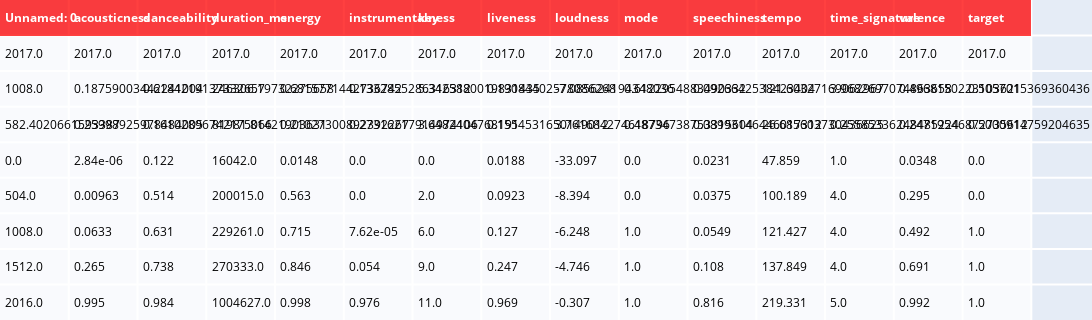

The cell this chart's notebook holds for it:
### Code cell
colorscale = [[0, 'red'],[.5, 'white'],[1, '#ffffff']]
table=ff.create_table(df.describe(),height_constant=30,colorscale=colorscale)
table.layout.width=2400
py.iplot(table)

### Figure 1 — Plotly figure (JSON) as saved in the notebook; plotly's stock layout.template omitted (floating-point values rounded to 4 significant figures; data arrays with more than 128 entries replaced by an {"elided": "..."} marker saying what was removed)
{"data": [{"colorscale": [[0, "red"], [0.5, "white"], [1, "#ffffff"]], "hoverinfo": "none", "opacity": 0.75, "showscale": false, "type": "heatmap", "z": {"elided": "9x15 float values"}}], "layout": {"annotations": [{"align": "left", "font": {"color": "#ffffff"}, "showarrow": false, "text": "<b>Unnamed: 0</b>", "x": -0.45, "xanchor": "left", "xref": "x", "y": 0, "yref": "y"}, {"align": "left", "font": {"color": "#ffffff"}, "showarrow": false, "text": "<b>acousticness</b>", "x": 0.55, "xanchor": "left", "xref": "x", "y": 0, "yref": "y"}, {"align": "left", "font": {"color": "#ffffff"}, "showarrow": false, "text": "<b>danceability</b>", "x": 1.55, "xanchor": "left", "xref": "x", "y": 0, "yref": "y"}, {"align": "left", "font": {"color": "#ffffff"}, "showarrow": false, "text": "<b>duration_ms</b>", "x": 2.55, "xanchor": "left", "xref": "x", "y": 0, "yref": "y"}, {"align": "left", "font": {"color": "#ffffff"}, "showarrow": false, "text": "<b>energy</b>", "x": 3.55, "xanchor": "left", "xref": "x", "y": 0, "yref": "y"}, {"align": "left", "font": {"color": "#ffffff"}, "showarrow": false, "text": "<b>instrumentalness</b>", "x": 4.55, "xanchor": "left", "xref": "x", "y": 0, "yref": "y"}, {"align": "left", "font": {"color": "#ffffff"}, "showarrow": false, "text": "<b>key</b>", "x": 5.55, "xanchor": "left", "xref": "x", "y": 0, "yref": "y"}, {"align": "left", "font": {"color": "#ffffff"}, "showarrow": false, "text": "<b>liveness</b>", "x": 6.55, "xanchor": "left", "xref": "x", "y": 0, "yref": "y"}, {"align": "left", "font": {"color": "#ffffff"}, "showarrow": false, "text": "<b>loudness</b>", "x": 7.55, "xanchor": "left", "xref": "x", "y": 0, "yref": "y"}, {"align": "left", "font": {"color": "#ffffff"}, "showarrow": false, "text": "<b>mode</b>", "x": 8.55, "xanchor": "left", "xref": "x", "y": 0, "yref": "y"}, {"align": "left", "font": {"color": "#ffffff"}, "showarrow": false, "text": "<b>speechiness</b>", "x": 9.55, "xanchor": "left", "xref": "x", "y": 0, "yref": "y"}, {"align": "left", "font": {"color": "#ffffff"}, "showarrow": false, "text": "<b>tempo</b>", "x": 10.55, "xanchor": "left", "xref": "x", "y": 0, "yref": "y"}, {"align": "left", "font": {"color": "#ffffff"}, "showarrow": false, "text": "<b>time_signature</b>", "x": 11.55, "xanchor": "left", "xref": "x", "y": 0, "yref": "y"}, {"align": "left", "font": {"color": "#ffffff"}, "showarrow": false, "text": "<b>valence</b>", "x": 12.55, "xanchor": "left", "xref": "x", "y": 0, "yref": "y"}, {"align": "left", "font": {"color": "#ffffff"}, "showarrow": false, "text": "<b>target</b>", "x": 13.55, "xanchor": "left", "xref": "x", "y": 0, "yref": "y"}, {"align": "left", "font": {"color": "#000000"}, "showarrow": false, "text": "2017.0", "x": -0.45, "xanchor": "left", "xref": "x", "y": 1, "yref": "y"}, {"align": "left", "font": {"color": "#000000"}, "showarrow": false, "text": "2017.0", "x": 0.55, "xanchor": "left", "xref": "x", "y": 1, "yref": "y"}, {"align": "left", "font": {"color": "#000000"}, "showarrow": false, "text": "2017.0", "x": 1.55, "xanchor": "left", "xref": "x", "y": 1, "yref": "y"}, {"align": "left", "font": {"color": "#000000"}, "showarrow": false, "text": "2017.0", "x": 2.55, "xanchor": "left", "xref": "x", "y": 1, "yref": "y"}, {"align": "left", "font": {"color": "#000000"}, "showarrow": false, "text": "2017.0", "x": 3.55, "xanchor": "left", "xref": "x", "y": 1, "yref": "y"}, {"align": "left", "font": {"color": "#000000"}, "showarrow": false, "text": "2017.0", "x": 4.55, "xanchor": "left", "xref": "x", "y": 1, "yref": "y"}, {"align": "left", "font": {"color": "#000000"}, "showarrow": false, "text": "2017.0", "x": 5.55, "xanchor": "left", "xref": "x", "y": 1, "yref": "y"}, {"align": "left", "font": {"color": "#000000"}, "showarrow": false, "text": "2017.0", "x": 6.55, "xanchor": "left", "xref": "x", "y": 1, "yref": "y"}, {"align": "left", "font": {"color": "#000000"}, "showarrow": false, "text": "2017.0", "x": 7.55, "xanchor": "left", "xref": "x", "y": 1, "yref": "y"}, {"align": "left", "font": {"color": "#000000"}, "showarrow": false, "text": "2017.0", "x": 8.55, "xanchor": "left", "xref": "x", "y": 1, "yref": "y"}, {"align": "left", "font": {"color": "#000000"}, "showarrow": false, "text": "2017.0", "x": 9.55, "xanchor": "left", "xref": "x", "y": 1, "yref": "y"}, {"align": "left", "font": {"color": "#000000"}, "showarrow": false, "text": "2017.0", "x": 10.55, "xanchor": "left", "xref": "x", "y": 1, "yref": "y"}, {"align": "left", "font": {"color": "#000000"}, "showarrow": false, "text": "2017.0", "x": 11.55, "xanchor": "left", "xref": "x", "y": 1, "yref": "y"}, {"align": "left", "font": {"color": "#000000"}, "showarrow": false, "text": "2017.0", "x": 12.55, "xanchor": "left", "xref": "x", "y": 1, "yref": "y"}, {"align": "left", "font": {"color": "#000000"}, "showarrow": false, "text": "2017.0", "x": 13.55, "xanchor": "left", "xref": "x", "y": 1, "yref": "y"}, {"align": "left", "font": {"color": "#000000"}, "showarrow": false, "text": "1008.0", "x": -0.45, "xanchor": "left", "xref": "x", "y": 2, "yref": "y"}, {"align": "left", "font": {"color": "#000000"}, "showarrow": false, "text": "0.18759003442241004", "x": 0.55, "xanchor": "left", "xref": "x", "y": 2, "yref": "y"}, {"align": "left", "font": {"color": "#000000"}, "showarrow": false, "text": "0.6184219137332657", "x": 1.55, "xanchor": "left", "xref": "x", "y": 2, "yref": "y"}, {"align": "left", "font": {"color": "#000000"}, "showarrow": false, "text": "246306.19732275658", "x": 2.55, "xanchor": "left", "xref": "x", "y": 2, "yref": "y"}, {"align": "left", "font": {"color": "#000000"}, "showarrow": false, "text": "0.6815771442736742", "x": 3.55, "xanchor": "left", "xref": "x", "y": 2, "yref": "y"}, {"align": "left", "font": {"color": "#000000"}, "showarrow": false, "text": "0.1332855286316312", "x": 4.55, "xanchor": "left", "xref": "x", "y": 2, "yref": "y"}, {"align": "left", "font": {"color": "#000000"}, "showarrow": false, "text": "5.3425880019831435", "x": 5.55, "xanchor": "left", "xref": "x", "y": 2, "yref": "y"}, {"align": "left", "font": {"color": "#000000"}, "showarrow": false, "text": "0.19084402578086268", "x": 6.55, "xanchor": "left", "xref": "x", "y": 2, "yref": "y"}, {"align": "left", "font": {"color": "#000000"}, "showarrow": false, "text": "-7.085624194348036", "x": 7.55, "xanchor": "left", "xref": "x", "y": 2, "yref": "y"}, {"align": "left", "font": {"color": "#000000"}, "showarrow": false, "text": "0.6122954883490332", "x": 8.55, "xanchor": "left", "xref": "x", "y": 2, "yref": "y"}, {"align": "left", "font": {"color": "#000000"}, "showarrow": false, "text": "0.0926642538423404", "x": 9.55, "xanchor": "left", "xref": "x", "y": 2, "yref": "y"}, {"align": "left", "font": {"color": "#000000"}, "showarrow": false, "text": "121.60327169062967", "x": 10.55, "xanchor": "left", "xref": "x", "y": 2, "yref": "y"}, {"align": "left", "font": {"color": "#000000"}, "showarrow": false, "text": "3.9682697074863658", "x": 11.55, "xanchor": "left", "xref": "x", "y": 2, "yref": "y"}, {"align": "left", "font": {"color": "#000000"}, "showarrow": false, "text": "0.4968150223103621", "x": 12.55, "xanchor": "left", "xref": "x", "y": 2, "yref": "y"}, {"align": "left", "font": {"color": "#000000"}, "showarrow": false, "text": "0.5057015369360436", "x": 13.55, "xanchor": "left", "xref": "x", "y": 2, "yref": "y"}, {"align": "left", "font": {"color": "#000000"}, "showarrow": false, "text": "582.4020661593387", "x": -0.45, "xanchor": "left", "xref": "x", "y": 3, "yref": "y"}, {"align": "left", "font": {"color": "#000000"}, "showarrow": false, "text": "0.25998925978484005", "x": 0.55, "xanchor": "left", "xref": "x", "y": 3, "yref": "y"}, {"align": "left", "font": {"color": "#000000"}, "showarrow": false, "text": "0.16102896742175066", "x": 1.55, "xanchor": "left", "xref": "x", "y": 3, "yref": "y"}, {"align": "left", "font": {"color": "#000000"}, "showarrow": false, "text": "81981.81421903631", "x": 2.55, "xanchor": "left", "xref": "x", "y": 3, "yref": "y"}, {"align": "left", "font": {"color": "#000000"}, "showarrow": false, "text": "0.21027300892392267", "x": 3.55, "xanchor": "left", "xref": "x", "y": 3, "yref": "y"}, {"align": "left", "font": {"color": "#000000"}, "showarrow": false, "text": "0.27316217914974106", "x": 4.55, "xanchor": "left", "xref": "x", "y": 3, "yref": "y"}, {"align": "left", "font": {"color": "#000000"}, "showarrow": false, "text": "3.6482404768191", "x": 5.55, "xanchor": "left", "xref": "x", "y": 3, "yref": "y"}, {"align": "left", "font": {"color": "#000000"}, "showarrow": false, "text": "0.1554531650149012", "x": 6.55, "xanchor": "left", "xref": "x", "y": 3, "yref": "y"}, {"align": "left", "font": {"color": "#000000"}, "showarrow": false, "text": "3.761684274618796", "x": 7.55, "xanchor": "left", "xref": "x", "y": 3, "yref": "y"}, {"align": "left", "font": {"color": "#000000"}, "showarrow": false, "text": "0.48734738753315604", "x": 8.55, "xanchor": "left", "xref": "x", "y": 3, "yref": "y"}, {"align": "left", "font": {"color": "#000000"}, "showarrow": false, "text": "0.08993146446017312", "x": 9.55, "xanchor": "left", "xref": "x", "y": 3, "yref": "y"}, {"align": "left", "font": {"color": "#000000"}, "showarrow": false, "text": "26.685603730436625", "x": 10.55, "xanchor": "left", "xref": "x", "y": 3, "yref": "y"}, {"align": "left", "font": {"color": "#000000"}, "showarrow": false, "text": "0.25585336248485224", "x": 11.55, "xanchor": "left", "xref": "x", "y": 3, "yref": "y"}, {"align": "left", "font": {"color": "#000000"}, "showarrow": false, "text": "0.24719546872735612", "x": 12.55, "xanchor": "left", "xref": "x", "y": 3, "yref": "y"}, {"align": "left", "font": {"color": "#000000"}, "showarrow": false, "text": "0.5000914759204635", "x": 13.55, "xanchor": "left", "xref": "x", "y": 3, "yref": "y"}, {"align": "left", "font": {"color": "#000000"}, "showarrow": false, "text": "0.0", "x": -0.45, "xanchor": "left", "xref": "x", "y": 4, "yref": "y"}, {"align": "left", "font": {"color": "#000000"}, "showarrow": false, "text": "2.84e-06", "x": 0.55, "xanchor": "left", "xref": "x", "y": 4, "yref": "y"}, {"align": "left", "font": {"color": "#000000"}, "showarrow": false, "text": "0.122", "x": 1.55, "xanchor": "left", "xref": "x", "y": 4, "yref": "y"}, {"align": "left", "font": {"color": "#000000"}, "showarrow": false, "text": "16042.0", "x": 2.55, "xanchor": "left", "xref": "x", "y": 4, "yref": "y"}, {"align": "left", "font": {"color": "#000000"}, "showarrow": false, "text": "0.0148", "x": 3.55, "xanchor": "left", "xref": "x", "y": 4, "yref": "y"}, {"align": "left", "font": {"color": "#000000"}, "showarrow": false, "text": "0.0", "x": 4.55, "xanchor": "left", "xref": "x", "y": 4, "yref": "y"}, {"align": "left", "font": {"color": "#000000"}, "showarrow": false, "text": "0.0", "x": 5.55, "xanchor": "left", "xref": "x", "y": 4, "yref": "y"}, {"align": "left", "font": {"color": "#000000"}, "showarrow": false, "text": "0.0188", "x": 6.55, "xanchor": "left", "xref": "x", "y": 4, "yref": "y"}, {"align": "left", "font": {"color": "#000000"}, "showarrow": false, "text": "-33.097", "x": 7.55, "xanchor": "left", "xref": "x", "y": 4, "yref": "y"}, {"align": "left", "font": {"color": "#000000"}, "showarrow": false, "text": "0.0", "x": 8.55, "xanchor": "left", "xref": "x", "y": 4, "yref": "y"}, {"align": "left", "font": {"color": "#000000"}, "showarrow": false, "text": "0.0231", "x": 9.55, "xanchor": "left", "xref": "x", "y": 4, "yref": "y"}, {"align": "left", "font": {"color": "#000000"}, "showarrow": false, "text": "47.859", "x": 10.55, "xanchor": "left", "xref": "x", "y": 4, "yref": "y"}, {"align": "left", "font": {"color": "#000000"}, "showarrow": false, "text": "1.0", "x": 11.55, "xanchor": "left", "xref": "x", "y": 4, "yref": "y"}, {"align": "left", "font": {"color": "#000000"}, "showarrow": false, "text": "0.0348", "x": 12.55, "xanchor": "left", "xref": "x", "y": 4, "yref": "y"}, {"align": "left", "font": {"color": "#000000"}, "showarrow": false, "text": "0.0", "x": 13.55, "xanchor": "left", "xref": "x", "y": 4, "yref": "y"}, {"align": "left", "font": {"color": "#000000"}, "showarrow": false, "text": "504.0", "x": -0.45, "xanchor": "left", "xref": "x", "y": 5, "yref": "y"}, {"align": "left", "font": {"color": "#000000"}, "showarrow": false, "text": "0.00963", "x": 0.55, "xanchor": "left", "xref": "x", "y": 5, "yref": "y"}, {"align": "left", "font": {"color": "#000000"}, "showarrow": false, "text": "0.514", "x": 1.55, "xanchor": "left", "xref": "x", "y": 5, "yref": "y"}, {"align": "left", "font": {"color": "#000000"}, "showarrow": false, "text": "200015.0", "x": 2.55, "xanchor": "left", "xref": "x", "y": 5, "yref": "y"}, {"align": "left", "font": {"color": "#000000"}, "showarrow": false, "text": "0.563", "x": 3.55, "xanchor": "left", "xref": "x", "y": 5, "yref": "y"}, {"align": "left", "font": {"color": "#000000"}, "showarrow": false, "text": "0.0", "x": 4.55, "xanchor": "left", "xref": "x", "y": 5, "yref": "y"}, {"align": "left", "font": {"color": "#000000"}, "showarrow": false, "text": "2.0", "x": 5.55, "xanchor": "left", "xref": "x", "y": 5, "yref": "y"}, {"align": "left", "font": {"color": "#000000"}, "showarrow": false, "text": "0.0923", "x": 6.55, "xanchor": "left", "xref": "x", "y": 5, "yref": "y"}, {"align": "left", "font": {"color": "#000000"}, "showarrow": false, "text": "-8.394", "x": 7.55, "xanchor": "left", "xref": "x", "y": 5, "yref": "y"}, {"align": "left", "font": {"color": "#000000"}, "showarrow": false, "text": "0.0", "x": 8.55, "xanchor": "left", "xref": "x", "y": 5, "yref": "y"}, {"align": "left", "font": {"color": "#000000"}, "showarrow": false, "text": "0.0375", "x": 9.55, "xanchor": "left", "xref": "x", "y": 5, "yref": "y"}, {"align": "left", "font": {"color": "#000000"}, "showarrow": false, "text": "100.189", "x": 10.55, "xanchor": "left", "xref": "x", "y": 5, "yref": "y"}, {"align": "left", "font": {"color": "#000000"}, "showarrow": false, "text": "4.0", "x": 11.55, "xanchor": "left", "xref": "x", "y": 5, "yref": "y"}, {"align": "left", "font": {"color": "#000000"}, "showarrow": false, "text": "0.295", "x": 12.55, "xanchor": "left", "xref": "x", "y": 5, "yref": "y"}, {"align": "left", "font": {"color": "#000000"}, "showarrow": false, "text": "0.0", "x": 13.55, "xanchor": "left", "xref": "x", "y": 5, "yref": "y"}, {"align": "left", "font": {"color": "#000000"}, "showarrow": false, "text": "1008.0", "x": -0.45, "xanchor": "left", "xref": "x", "y": 6, "yref": "y"}, {"align": "left", "font": {"color": "#000000"}, "showarrow": false, "text": "0.0633", "x": 0.55, "xanchor": "left", "xref": "x", "y": 6, "yref": "y"}, {"align": "left", "font": {"color": "#000000"}, "showarrow": false, "text": "0.631", "x": 1.55, "xanchor": "left", "xref": "x", "y": 6, "yref": "y"}, {"align": "left", "font": {"color": "#000000"}, "showarrow": false, "text": "229261.0", "x": 2.55, "xanchor": "left", "xref": "x", "y": 6, "yref": "y"}, {"align": "left", "font": {"color": "#000000"}, "showarrow": false, "text": "0.715", "x": 3.55, "xanchor": "left", "xref": "x", "y": 6, "yref": "y"}, {"align": "left", "font": {"color": "#000000"}, "showarrow": false, "text": "7.62e-05", "x": 4.55, "xanchor": "left", "xref": "x", "y": 6, "yref": "y"}, {"align": "left", "font": {"color": "#000000"}, "showarrow": false, "text": "6.0", "x": 5.55, "xanchor": "left", "xref": "x", "y": 6, "yref": "y"}, {"align": "left", "font": {"color": "#000000"}, "showarrow": false, "text": "0.127", "x": 6.55, "xanchor": "left", "xref": "x", "y": 6, "yref": "y"}, {"align": "left", "font": {"color": "#000000"}, "showarrow": false, "text": "-6.248", "x": 7.55, "xanchor": "left", "xref": "x", "y": 6, "yref": "y"}, {"align": "left", "font": {"color": "#000000"}, "showarrow": false, "text": "1.0", "x": 8.55, "xanchor": "left", "xref": "x", "y": 6, "yref": "y"}, {"align": "left", "font": {"color": "#000000"}, "showarrow": false, "text": "0.0549", "x": 9.55, "xanchor": "left", "xref": "x", "y": 6, "yref": "y"}, {"align": "left", "font": {"color": "#000000"}, "showarrow": false, "text": "121.427", "x": 10.55, "xanchor": "left", "xref": "x", "y": 6, "yref": "y"}, {"align": "left", "font": {"color": "#000000"}, "showarrow": false, "text": "4.0", "x": 11.55, "xanchor": "left", "xref": "x", "y": 6, "yref": "y"}, {"align": "left", "font": {"color": "#000000"}, "showarrow": false, "text": "0.492", "x": 12.55, "xanchor": "left", "xref": "x", "y": 6, "yref": "y"}, {"align": "left", "font": {"color": "#000000"}, "showarrow": false, "text": "1.0", "x": 13.55, "xanchor": "left", "xref": "x", "y": 6, "yref": "y"}, {"align": "left", "font": {"color": "#000000"}, "showarrow": false, "text": "1512.0", "x": -0.45, "xanchor": "left", "xref": "x", "y": 7, "yref": "y"}, {"align": "left", "font": {"color": "#000000"}, "showarrow": false, "text": "0.265", "x": 0.55, "xanchor": "left", "xref": "x", "y": 7, "yref": "y"}, {"align": "left", "font": {"color": "#000000"}, "showarrow": false, "text": "0.738", "x": 1.55, "xanchor": "left", "xref": "x", "y": 7, "yref": "y"}, {"align": "left", "font": {"color": "#000000"}, "showarrow": false, "text": "270333.0", "x": 2.55, "xanchor": "left", "xref": "x", "y": 7, "yref": "y"}, {"align": "left", "font": {"color": "#000000"}, "showarrow": false, "text": "0.846", "x": 3.55, "xanchor": "left", "xref": "x", "y": 7, "yref": "y"}, {"align": "left", "font": {"color": "#000000"}, "showarrow": false, "text": "0.054", "x": 4.55, "xanchor": "left", "xref": "x", "y": 7, "yref": "y"}, {"align": "left", "font": {"color": "#000000"}, "showarrow": false, "text": "9.0", "x": 5.55, "xanchor": "left", "xref": "x", "y": 7, "yref": "y"}, {"align": "left", "font": {"color": "#000000"}, "showarrow": false, "text": "0.247", "x": 6.55, "xanchor": "left", "xref": "x", "y": 7, "yref": "y"}, {"align": "left", "font": {"color": "#000000"}, "showarrow": false, "text": "-4.746", "x": 7.55, "xanchor": "left", "xref": "x", "y": 7, "yref": "y"}, {"align": "left", "font": {"color": "#000000"}, "showarrow": false, "text": "1.0", "x": 8.55, "xanchor": "left", "xref": "x", "y": 7, "yref": "y"}, {"align": "left", "font": {"color": "#000000"}, "showarrow": false, "text": "0.108", "x": 9.55, "xanchor": "left", "xref": "x", "y": 7, "yref": "y"}, {"align": "left", "font": {"color": "#000000"}, "showarrow": false, "text": "137.849", "x": 10.55, "xanchor": "left", "xref": "x", "y": 7, "yref": "y"}, {"align": "left", "font": {"color": "#000000"}, "showarrow": false, "text": "4.0", "x": 11.55, "xanchor": "left", "xref": "x", "y": 7, "yref": "y"}, {"align": "left", "font": {"color": "#000000"}, "showarrow": false, "text": "0.691", "x": 12.55, "xanchor": "left", "xref": "x", "y": 7, "yref": "y"}, {"align": "left", "font": {"color": "#000000"}, "showarrow": false, "text": "1.0", "x": 13.55, "xanchor": "left", "xref": "x", "y": 7, "yref": "y"}, {"align": "left", "font": {"color": "#000000"}, "showarrow": false, "text": "2016.0", "x": -0.45, "xanchor": "left", "xref": "x", "y": 8, "yref": "y"}, {"align": "left", "font": {"color": "#000000"}, "showarrow": false, "text": "0.995", "x": 0.55, "xanchor": "left", "xref": "x", "y": 8, "yref": "y"}, {"align": "left", "font": {"color": "#000000"}, "showarrow": false, "text": "0.984", "x": 1.55, "xanchor": "left", "xref": "x", "y": 8, "yref": "y"}, {"align": "left", "font": {"color": "#000000"}, "showarrow": false, "text": "1004627.0", "x": 2.55, "xanchor": "left", "xref": "x", "y": 8, "yref": "y"}, {"align": "left", "font": {"color": "#000000"}, "showarrow": false, "text": "0.998", "x": 3.55, "xanchor": "left", "xref": "x", "y": 8, "yref": "y"}, {"align": "left", "font": {"color": "#000000"}, "showarrow": false, "text": "0.976", "x": 4.55, "xanchor": "left", "xref": "x", "y": 8, "yref": "y"}, {"align": "left", "font": {"color": "#000000"}, "showarrow": false, "text": "11.0", "x": 5.55, "xanchor": "left", "xref": "x", "y": 8, "yref": "y"}, {"align": "left", "font": {"color": "#000000"}, "showarrow": false, "text": "0.969", "x": 6.55, "xanchor": "left", "xref": "x", "y": 8, "yref": "y"}, {"align": "left", "font": {"color": "#000000"}, "showarrow": false, "text": "-0.307", "x": 7.55, "xanchor": "left", "xref": "x", "y": 8, "yref": "y"}, {"align": "left", "font": {"color": "#000000"}, "showarrow": false, "text": "1.0", "x": 8.55, "xanchor": "left", "xref": "x", "y": 8, "yref": "y"}, {"align": "left", "font": {"color": "#000000"}, "showarrow": false, "text": "0.816", "x": 9.55, "xanchor": "left", "xref": "x", "y": 8, "yref": "y"}, {"align": "left", "font": {"color": "#000000"}, "showarrow": false, "text": "219.331", "x": 10.55, "xanchor": "left", "xref": "x", "y": 8, "yref": "y"}, {"align": "left", "font": {"color": "#000000"}, "showarrow": false, "text": "5.0", "x": 11.55, "xanchor": "left", "xref": "x", "y": 8, "yref": "y"}, {"align": "left", "font": {"color": "#000000"}, "showarrow": false, "text": "0.992", "x": 12.55, "xanchor": "left", "xref": "x", "y": 8, "yref": "y"}, {"align": "left", "font": {"color": "#000000"}, "showarrow": false, "text": "1.0", "x": 13.55, "xanchor": "left", "xref": "x", "y": 8, "yref": "y"}], "height": 320, "margin": {"b": 0, "l": 0, "r": 0, "t": 0}, "width": 2400, "xaxis": {"dtick": 1, "gridwidth": 2, "showticklabels": false, "tick0": -0.5, "ticks": "", "zeroline": false}, "yaxis": {"autorange": "reversed", "dtick": 1, "gridwidth": 2, "showticklabels": false, "tick0": 0.5, "ticks": "", "zeroline": false}}}
